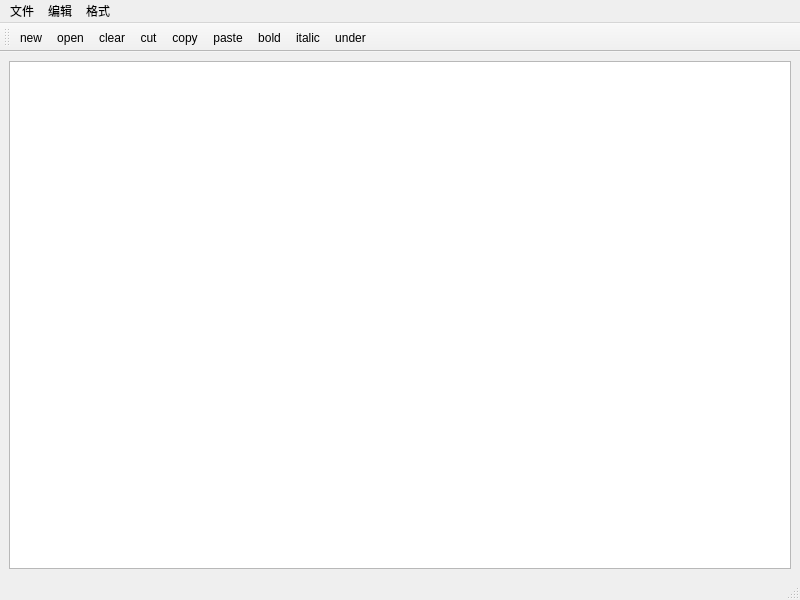
<?xml version="1.0" encoding="UTF-8"?>
<ui version="4.0">
 <class>MainWindow</class>
 <widget class="QMainWindow" name="MainWindow">
  <property name="geometry">
   <rect>
    <x>0</x>
    <y>0</y>
    <width>800</width>
    <height>600</height>
   </rect>
  </property>
  <property name="windowTitle">
   <string>MainWindow</string>
  </property>
  <widget class="QWidget" name="centralwidget">
   <layout class="QGridLayout" name="gridLayout">
    <item row="0" column="0">
     <widget class="QTextEdit" name="textEdit"/>
    </item>
   </layout>
  </widget>
  <widget class="QMenuBar" name="menubar">
   <property name="geometry">
    <rect>
     <x>0</x>
     <y>0</y>
     <width>800</width>
     <height>23</height>
    </rect>
   </property>
   <widget class="QMenu" name="menu">
    <property name="title">
     <string>文件</string>
    </property>
    <addaction name="actionnew"/>
    <addaction name="actionopen"/>
    <addaction name="separator"/>
    <addaction name="actionclose"/>
   </widget>
   <widget class="QMenu" name="menu_2">
    <property name="title">
     <string>编辑</string>
    </property>
    <addaction name="actioncut"/>
    <addaction name="actioncopy"/>
    <addaction name="actionpaste"/>
    <addaction name="separator"/>
    <addaction name="actionclear"/>
   </widget>
   <widget class="QMenu" name="menu_3">
    <property name="title">
     <string>格式</string>
    </property>
    <addaction name="actionbold"/>
    <addaction name="actionitalic"/>
    <addaction name="actionunder"/>
    <addaction name="separator"/>
    <addaction name="actiontoolbar_lab"/>
   </widget>
   <addaction name="menu"/>
   <addaction name="menu_2"/>
   <addaction name="menu_3"/>
  </widget>
  <widget class="QStatusBar" name="statusbar"/>
  <widget class="QToolBar" name="toolBar">
   <property name="windowTitle">
    <string>toolBar</string>
   </property>
   <property name="toolButtonStyle">
    <enum>Qt::ToolButtonTextOnly</enum>
   </property>
   <attribute name="toolBarArea">
    <enum>TopToolBarArea</enum>
   </attribute>
   <attribute name="toolBarBreak">
    <bool>false</bool>
   </attribute>
   <addaction name="actionnew"/>
   <addaction name="actionopen"/>
   <addaction name="actionclear"/>
   <addaction name="actioncut"/>
   <addaction name="actioncopy"/>
   <addaction name="actionpaste"/>
   <addaction name="actionbold"/>
   <addaction name="actionitalic"/>
   <addaction name="actionunder"/>
  </widget>
  <action name="actionnew">
   <property name="icon">
    <iconset resource="res.qrc">
     <normaloff>:/images/images/app_icon.ico</normaloff>:/images/images/app_icon.ico</iconset>
   </property>
   <property name="text">
    <string>new</string>
   </property>
  </action>
  <action name="actionopen">
   <property name="icon">
    <iconset resource="res.qrc">
     <normaloff>:/images/images/app_icon.ico</normaloff>:/images/images/app_icon.ico</iconset>
   </property>
   <property name="text">
    <string>open</string>
   </property>
  </action>
  <action name="actionclose">
   <property name="text">
    <string>close</string>
   </property>
  </action>
  <action name="actioncut">
   <property name="text">
    <string>cut</string>
   </property>
  </action>
  <action name="actioncopy">
   <property name="text">
    <string>copy</string>
   </property>
  </action>
  <action name="actionpaste">
   <property name="text">
    <string>paste</string>
   </property>
  </action>
  <action name="actionclear">
   <property name="text">
    <string>clear</string>
   </property>
  </action>
  <action name="actionbold">
   <property name="checkable">
    <bool>true</bool>
   </property>
   <property name="text">
    <string>bold</string>
   </property>
  </action>
  <action name="actionitalic">
   <property name="checkable">
    <bool>true</bool>
   </property>
   <property name="text">
    <string>italic</string>
   </property>
  </action>
  <action name="actionunder">
   <property name="checkable">
    <bool>true</bool>
   </property>
   <property name="text">
    <string>under</string>
   </property>
  </action>
  <action name="actiontoolbar_lab">
   <property name="text">
    <string>toolbar_lab</string>
   </property>
  </action>
 </widget>
 <resources>
  <include location="res.qrc"/>
 </resources>
 <connections>
  <connection>
   <sender>actionpaste</sender>
   <signal>triggered()</signal>
   <receiver>textEdit</receiver>
   <slot>paste()</slot>
   <hints>
    <hint type="sourcelabel">
     <x>-1</x>
     <y>-1</y>
    </hint>
    <hint type="destinationlabel">
     <x>399</x>
     <y>316</y>
    </hint>
   </hints>
  </connection>
  <connection>
   <sender>actioncopy</sender>
   <signal>triggered()</signal>
   <receiver>textEdit</receiver>
   <slot>copy()</slot>
   <hints>
    <hint type="sourcelabel">
     <x>-1</x>
     <y>-1</y>
    </hint>
    <hint type="destinationlabel">
     <x>399</x>
     <y>316</y>
    </hint>
   </hints>
  </connection>
  <connection>
   <sender>actioncut</sender>
   <signal>triggered()</signal>
   <receiver>textEdit</receiver>
   <slot>cut()</slot>
   <hints>
    <hint type="sourcelabel">
     <x>-1</x>
     <y>-1</y>
    </hint>
    <hint type="destinationlabel">
     <x>399</x>
     <y>316</y>
    </hint>
   </hints>
  </connection>
  <connection>
   <sender>actionclear</sender>
   <signal>triggered()</signal>
   <receiver>textEdit</receiver>
   <slot>clear()</slot>
   <hints>
    <hint type="sourcelabel">
     <x>-1</x>
     <y>-1</y>
    </hint>
    <hint type="destinationlabel">
     <x>399</x>
     <y>316</y>
    </hint>
   </hints>
  </connection>
  <connection>
   <sender>actionclose</sender>
   <signal>triggered()</signal>
   <receiver>MainWindow</receiver>
   <slot>close()</slot>
   <hints>
    <hint type="sourcelabel">
     <x>-1</x>
     <y>-1</y>
    </hint>
    <hint type="destinationlabel">
     <x>399</x>
     <y>299</y>
    </hint>
   </hints>
  </connection>
 </connections>
</ui>
